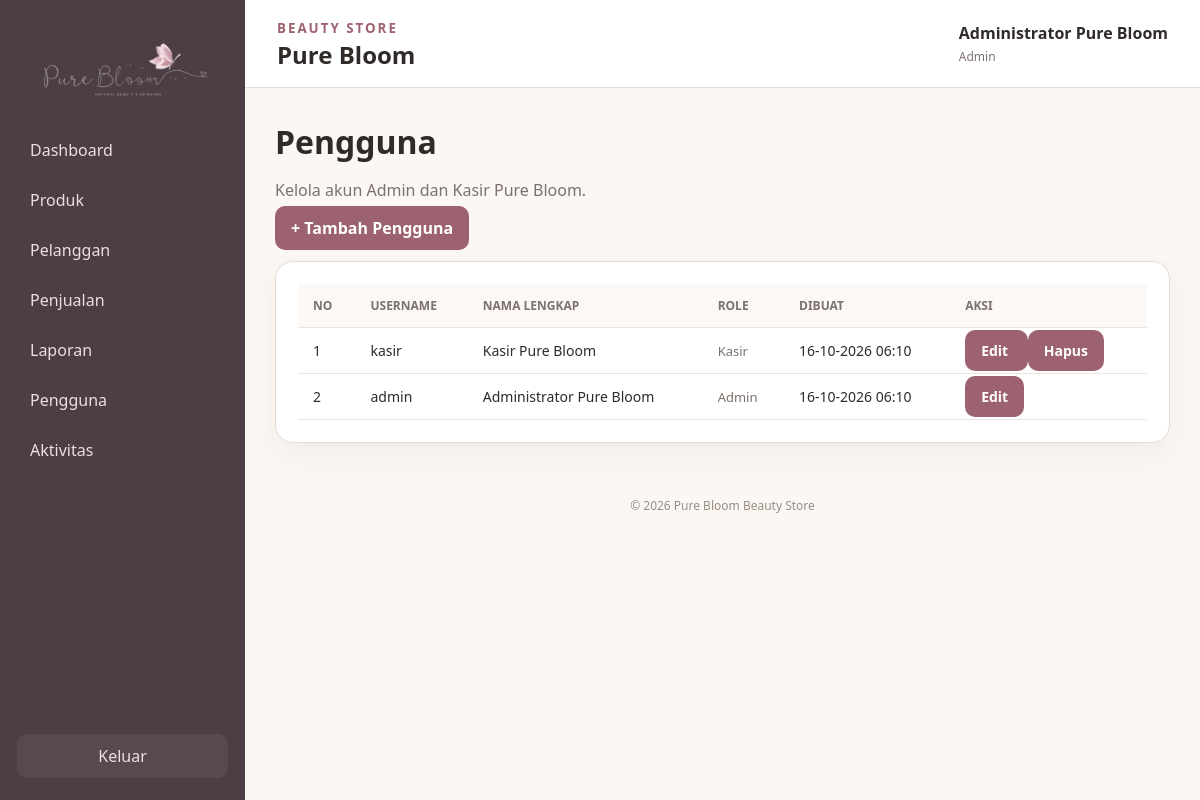
Screenshot of /admin/pengguna.php (signed in) with the database file from the repository.
### tables this page shows
CREATE TABLE users(user_id INT AUTO_INCREMENT PRIMARY KEY,username VARCHAR(50) UNIQUE NOT NULL,password VARCHAR(255) NOT NULL,nama_lengkap VARCHAR(100) NOT NULL,role ENUM('admin','kasir') NOT NULL DEFAULT 'kasir',created_at TIMESTAMP DEFAULT CURRENT_TIMESTAMP);

### admin/pengguna.php (the view, shortened to what this page needs)
<?php
include '../config/koneksi.php';
$query_pengguna = mysqli_query(
    $koneksi,
    "SELECT user_id, username, nama_lengkap, role, created_at
     FROM users
     ORDER BY user_id DESC"
);
?>
<!DOCTYPE html>
<html lang="id">
<head>
    <link
        rel="stylesheet"
        href="../assets/css/style.css"
    >
</head>
<body>
<div class="app">
    <?php include '../includes/sidebar.php'; ?>
    <main class="main">
        <?php include '../includes/header.php'; ?>
        <div class="content">
            <div class="title">
                <div>
                    <h1>Pengguna</h1>
                    <p>
                        Kelola akun Admin dan Kasir Pure Bloom.
                    </p>
                </div>
                <a
                    href="pengguna_tambah.php"
                    class="btn"
                >
                    + Tambah Pengguna
                </a>
            </div>
            <div class="card">
                <div class="table-wrapper">
                    <table>
                        <thead>
                            <tr>
                                <th>No</th>
                                <th>Username</th>
                                <th>Nama Lengkap</th>
                                <th>Role</th>
                                <th>Dibuat</th>
                                <th>Aksi</th>
                            </tr>
                        </thead>
                        <tbody>
                            <?php
                            $nomor = 1;
                            if (mysqli_num_rows($query_pengguna) > 0) {
                                while ($data = mysqli_fetch_assoc($query_pengguna)) {
                            ?>
                                <tr>
                                    <td>
                                        <?php echo $nomor++; ?>
                                    </td>
                                    <td>
                                        <?php
                                        echo htmlspecialchars(
                                            $data['username']
                                        );
                                        ?>
                                    </td>
                                    <td>
                                        <?php
                                        echo htmlspecialchars(
                                            $data['nama_lengkap']
                                        );
                                        ?>
                                    </td>
                                    <td>
                                        <?php if ($data['role'] == 'admin') { ?>
                                            <span class="badge badge-admin">
                                                Admin
                                            </span>
                                        <?php } else { ?>
                                            <span class="badge badge-kasir">
                                                Kasir
                                            </span>
                                        <?php } ?>
                                    </td>
                                    <td>
                                        <?php
                                        echo date(
                                            'd-m-Y H:i',
                                            strtotime($data['created_at'])
                                        );
                                        ?>
                                    </td>
                                    <td>
                                        <div class="actions">
                                            <a
                                                href="pengguna_edit.php?id=<?php echo $data['user_id']; ?>"
                                                class="btn btn-edit"
                                            >
                                                Edit
                                            </a>
                                            <?php if ($data['user_id'] != $_SESSION['user_id']) { ?>
                                                <a
                                                    href="pengguna.php?hapus=<?php echo $data['user_id']; ?>"
                                                    class="btn btn-delete"
                                                    onclick="return confirm('Yakin ingin menghapus pengguna ini?')"
                                                >
                                                    Hapus
                                                </a>
                                            <?php } ?>
                                        </div>
                                    </td>
                                </tr>
                            <?php
                                }
                            }
                            ?>
                        </tbody>
                    </table>
                </div>
            </div>
        </div>
        <?php include '../includes/footer.php'; ?>
    </main>
</div>
</body>
</html>

### assets/css/style.css (style rules this page uses)
:root { --ivory: #fbf7f2; --cream: #f1e7df; --rose: #c58f99; --rose2: #9d626f; --plum: #4d3d44; --ink: #302a29; --muted: #7c716d; --border: #e8dbd3; --white: #fff; --green: #63866f; }
* { box-sizing: border-box; }
body { margin: 0; font-family: Segoe UI, Arial, sans-serif; background: var(--ivory); color: var(--ink); }
a { text-decoration: none; color: inherit; }
button, .btn { background: var(--rose2); color: #fff; border: 0; cursor: pointer; padding: 11px 16px; border-radius: 10px; font-weight: 700; }
.app { display: flex; min-height: 100vh; }
.main { flex: 1; min-width: 0; }
.content { padding: 30px; max-width: 1400px; margin: auto; }
.title { margin-bottom: 22px; }
.title h1 { margin: 2px 0; }
.title p { color: var(--muted); }
.card { background: #fff; border: 1px solid var(--border); border-radius: 18px; padding: 22px; box-shadow: 0 12px 30px #6b4b5310; }
.card span { color: var(--muted); font-size: 13px; }
table { border-collapse: collapse; width: 100%; min-width: 650px; }
th, td { text-align: left; padding: 13px 15px; border-bottom: 1px solid #eee4df; }
th { font-size: 12px; color: var(--muted); text-transform: uppercase; background: #fcf8f5; }
td { font-size: 14px; }
.actions { white-space: nowrap; }

### rows the page displays
users: username "kasir", nama_lengkap "Kasir Pure Bloom", role "Kasir", created_at "16-10-2026 06:10"
users: username "admin", nama_lengkap "Administrator Pure Bloom", role "Admin", created_at "16-10-2026 06:10"

### other values shown
$_SESSION['nama_lengkap'] "Administrator Pure Bloom"
$_SESSION['role'] "Admin"
